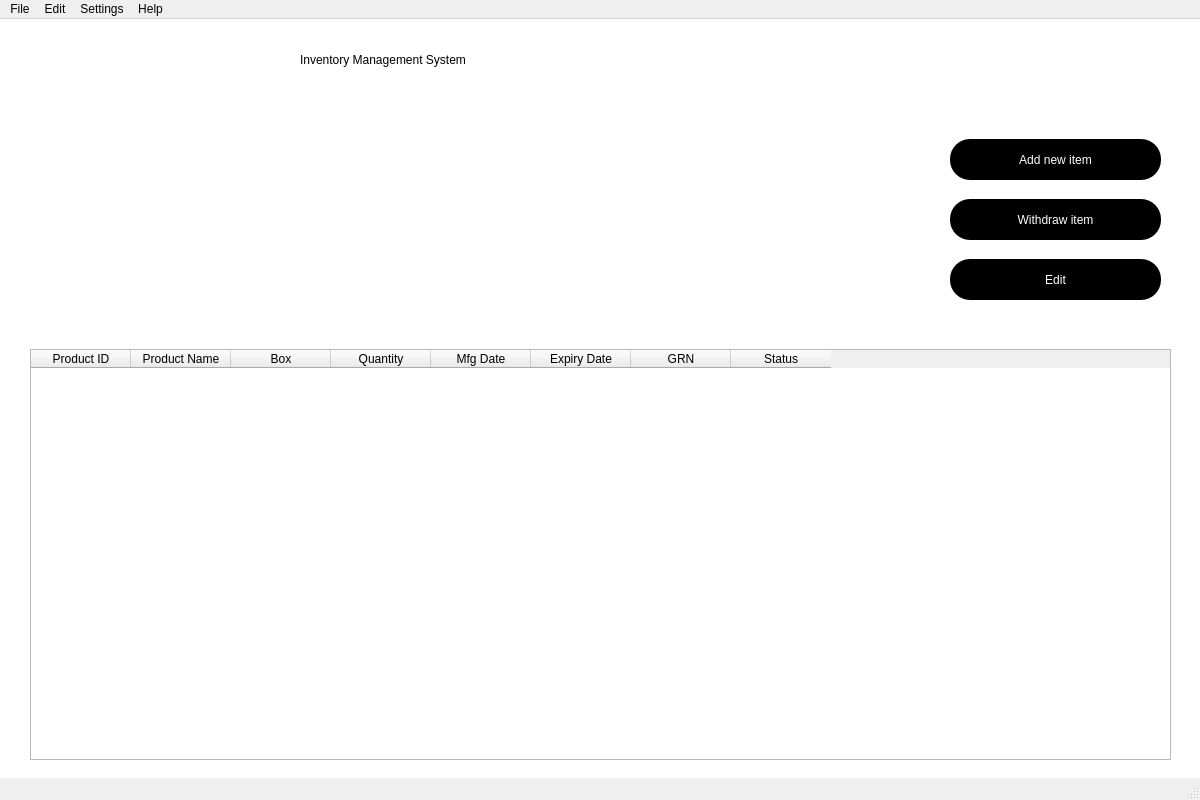
<?xml version="1.0" encoding="UTF-8"?>
<ui version="4.0">
 <class>MainWindow</class>
 <widget class="QMainWindow" name="MainWindow">
  <property name="geometry">
   <rect>
    <x>0</x>
    <y>0</y>
    <width>1200</width>
    <height>800</height>
   </rect>
  </property>
  <property name="windowTitle">
   <string>MainWindow</string>
  </property>
  <widget class="QWidget" name="centralwidget">
   <widget class="QLabel" name="label">
    <property name="geometry">
     <rect>
      <x>300</x>
      <y>10</y>
      <width>621</width>
      <height>61</height>
     </rect>
    </property>
    <property name="styleSheet">
     <string notr="true">font: 26pt &quot;MS Shell Dlg 2&quot;;</string>
    </property>
    <property name="text">
     <string>Inventory Management System</string>
    </property>
   </widget>
   <widget class="QTableWidget" name="tableWidget">
    <property name="geometry">
     <rect>
      <x>30</x>
      <y>330</y>
      <width>1141</width>
      <height>411</height>
     </rect>
    </property>
    <column>
     <property name="text">
      <string>Product ID</string>
     </property>
    </column>
    <column>
     <property name="text">
      <string>Product Name</string>
     </property>
    </column>
    <column>
     <property name="text">
      <string>Box</string>
     </property>
    </column>
    <column>
     <property name="text">
      <string>Quantity</string>
     </property>
    </column>
    <column>
     <property name="text">
      <string>Mfg Date</string>
     </property>
    </column>
    <column>
     <property name="text">
      <string>Expiry Date</string>
     </property>
    </column>
    <column>
     <property name="text">
      <string>GRN</string>
     </property>
    </column>
    <column>
     <property name="text">
      <string>Status</string>
     </property>
    </column>
   </widget>
   <widget class="QPushButton" name="additem">
    <property name="geometry">
     <rect>
      <x>950</x>
      <y>120</y>
      <width>211</width>
      <height>41</height>
     </rect>
    </property>
    <property name="styleSheet">
     <string notr="true">font: 10pt &quot;MS Shell Dlg 2&quot;;
color:white;
background-color: black;
border-radius: 20px
</string>
    </property>
    <property name="text">
     <string>Add new item</string>
    </property>
   </widget>
   <widget class="QPushButton" name="withdrawitem">
    <property name="geometry">
     <rect>
      <x>950</x>
      <y>180</y>
      <width>211</width>
      <height>41</height>
     </rect>
    </property>
    <property name="styleSheet">
     <string notr="true">font: 10pt &quot;MS Shell Dlg 2&quot;;
color:white;
background-color: black;
border-radius: 20px
</string>
    </property>
    <property name="text">
     <string>Withdraw item</string>
    </property>
   </widget>
   <widget class="QPushButton" name="edititem">
    <property name="geometry">
     <rect>
      <x>950</x>
      <y>240</y>
      <width>211</width>
      <height>41</height>
     </rect>
    </property>
    <property name="styleSheet">
     <string notr="true">font: 10pt &quot;MS Shell Dlg 2&quot;;
color:white;
background-color: black;
border-radius: 20px
</string>
    </property>
    <property name="text">
     <string>Edit</string>
    </property>
   </widget>
   <widget class="QWidget" name="widget" native="true">
    <property name="geometry">
     <rect>
      <x>-1</x>
      <y>-1</y>
      <width>1201</width>
      <height>771</height>
     </rect>
    </property>
    <property name="styleSheet">
     <string notr="true">background-color: rgb(255, 255, 255);</string>
    </property>
   </widget>
   <zorder>widget</zorder>
   <zorder>label</zorder>
   <zorder>tableWidget</zorder>
   <zorder>additem</zorder>
   <zorder>withdrawitem</zorder>
   <zorder>edititem</zorder>
  </widget>
  <widget class="QMenuBar" name="menubar">
   <property name="geometry">
    <rect>
     <x>0</x>
     <y>0</y>
     <width>1200</width>
     <height>26</height>
    </rect>
   </property>
   <widget class="QMenu" name="menuFile">
    <property name="title">
     <string>File</string>
    </property>
   </widget>
   <widget class="QMenu" name="menuEdit">
    <property name="title">
     <string>Edit</string>
    </property>
   </widget>
   <widget class="QMenu" name="menuSettings">
    <property name="title">
     <string>Settings</string>
    </property>
   </widget>
   <widget class="QMenu" name="menuHelp">
    <property name="title">
     <string>Help</string>
    </property>
   </widget>
   <addaction name="menuFile"/>
   <addaction name="menuEdit"/>
   <addaction name="menuSettings"/>
   <addaction name="menuHelp"/>
  </widget>
  <widget class="QStatusBar" name="statusbar"/>
 </widget>
 <resources/>
 <connections/>
</ui>
